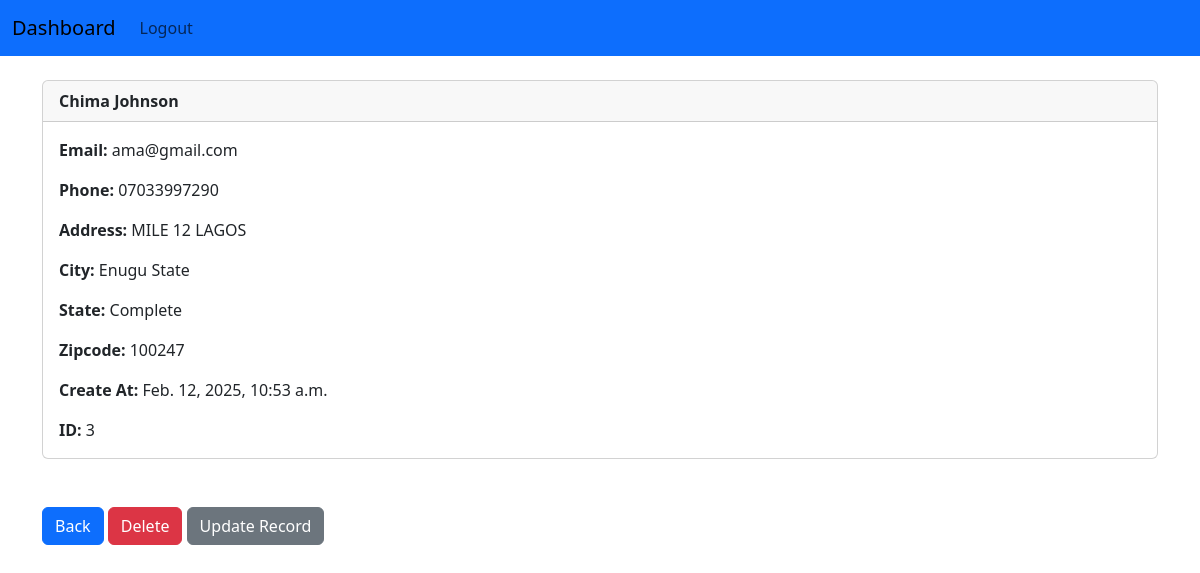
Screenshot of /customer/3 (signed in) with the database file from the repository.
### myapp/models.py (models this page shows, shortened)
class Customer(models.Model):
    created_at = models.DateTimeField(auto_now_add=True)
    First_name = models.CharField(max_length=50)
    Last_name = models.CharField(max_length=50)
    Email = models.CharField(max_length=100)
    Phone = models.CharField(max_length=15)
    Address = models.CharField(max_length=100)
    City = models.CharField(max_length=50)
    State = models.CharField(max_length=50)
    Zipcode = models.CharField(max_length=50)

### myapp/views.py (the view)
# urls.py: path('customer/<int:pk>', views.customer_records, name = 'customer'),
def customer_records(request, pk):
	if request.user.is_authenticated:
		customer_record = Customer.objects.get(id = pk)
		return render(request, 'myapp/customer.html', {'customer_record':customer_record})
	else:
		messages.success(request, 'You must Login to view the Customer Record')
		return redirect('home')

### myapp/templates/myapp/customer.html (shortened to what this page needs)
{% extends 'myapp/base.html' %}
{% block content %}
<div class="card">
    <div class="card-header"><strong>
          {{ customer_record.First_name }}
          {{ customer_record.Last_name }}</strong>
    </div>
    <div class="card-body">
  <p class="card-text">
  <strong>Email: </strong>{{ customer_record.Email }}</p>
  <p class="card-text">
  <strong>Phone: </strong>{{ customer_record.Phone }}
  </p>
  <p class="card-text">
  <strong>Address: </strong>{{ customer_record.Address }}</p>
  <p class="card-text">
  <strong>City: </strong>{{ customer_record.City }}</p>
  <p class="card-text">
  <strong>State: </strong>{{ customer_record.State }}</p>
  <p class="card-text">
  <strong>Zipcode: </strong>{{ customer_record.Zipcode }}</p>
  <p class="card-text">
  <strong>Create At: </strong>{{ customer_record.created_at }}</p>
  <p class="card-text">
  <strong>ID: </strong>{{ customer_record.id }}</p>
    </div>
  </div>
  <br/><br/>
  <a href="{% url 'home' %}" class="btn btn-primary">Back</a>
  <a href="{% url 'delete' customer_record.id%}" class="btn btn-danger">Delete</a>
  <a href="{% url 'update' customer_record.id%}" class="btn btn-secondary">Update Record</a>
{% endblock %}

### rows the page displays
Customer: First_name "Chima", Last_name "Johnson", Email "ama@gmail.com", Phone "07033997290", Address "MILE 12 LAGOS", City "Enugu State", State "Complete", Zipcode "100247", created_at "Feb. 12, 2025, 10:53 a.m.", id "3"
